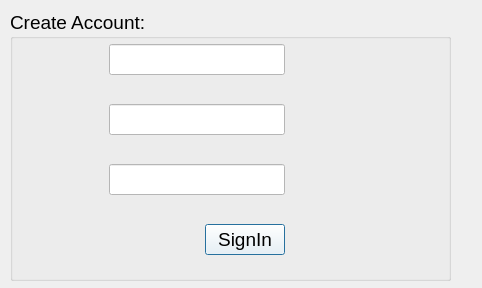
<?xml version="1.0" encoding="UTF-8"?>
<ui version="4.0">
 <class>popupwindowSignIn</class>
 <widget class="QDialog" name="popupwindowSignIn">
  <property name="geometry">
   <rect>
    <x>0</x>
    <y>0</y>
    <width>482</width>
    <height>288</height>
   </rect>
  </property>
  <property name="minimumSize">
   <size>
    <width>0</width>
    <height>0</height>
   </size>
  </property>
  <property name="maximumSize">
   <size>
    <width>482</width>
    <height>288</height>
   </size>
  </property>
  <property name="sizeIncrement">
   <size>
    <width>488</width>
    <height>288</height>
   </size>
  </property>
  <property name="windowTitle">
   <string>Dialog</string>
  </property>
  <widget class="QGroupBox" name="groupBox">
   <property name="geometry">
    <rect>
     <x>10</x>
     <y>10</y>
     <width>441</width>
     <height>271</height>
    </rect>
   </property>
   <property name="font">
    <font>
     <family>MS Shell Dlg 2</family>
     <pointsize>14</pointsize>
     <weight>50</weight>
     <italic>false</italic>
     <bold>false</bold>
    </font>
   </property>
   <property name="styleSheet">
    <string notr="true">font: 75 9pt &quot;MS Shell Dlg 2&quot;;
font: 14pt &quot;MS Shell Dlg 2&quot;;</string>
   </property>
   <property name="title">
    <string>Create Account:</string>
   </property>
   <widget class="QWidget" name="">
    <property name="geometry">
     <rect>
      <x>14</x>
      <y>34</y>
      <width>261</width>
      <height>211</height>
     </rect>
    </property>
    <layout class="QVBoxLayout" name="verticalLayout">
     <item>
      <layout class="QHBoxLayout" name="horizontalLayout">
       <item>
        <widget class="QLabel" name="label">
         <property name="text">
          <string/>
         </property>
        </widget>
       </item>
       <item>
        <spacer name="horizontalSpacer">
         <property name="orientation">
          <enum>Qt::Horizontal</enum>
         </property>
         <property name="sizeHint" stdset="0">
          <size>
           <width>18</width>
           <height>20</height>
          </size>
         </property>
        </spacer>
       </item>
       <item>
        <widget class="QLineEdit" name="lineEdit">
         <property name="styleSheet">
          <string notr="true">background-color: rgb(255, 255, 255);
font: 8pt &quot;MS Shell Dlg 2&quot;;</string>
         </property>
        </widget>
       </item>
      </layout>
     </item>
     <item>
      <spacer name="verticalSpacer_3">
       <property name="orientation">
        <enum>Qt::Vertical</enum>
       </property>
       <property name="sizeHint" stdset="0">
        <size>
         <width>20</width>
         <height>18</height>
        </size>
       </property>
      </spacer>
     </item>
     <item>
      <layout class="QHBoxLayout" name="horizontalLayout_2">
       <item>
        <widget class="QLabel" name="label_2">
         <property name="text">
          <string/>
         </property>
        </widget>
       </item>
       <item>
        <spacer name="horizontalSpacer_2">
         <property name="orientation">
          <enum>Qt::Horizontal</enum>
         </property>
         <property name="sizeHint" stdset="0">
          <size>
           <width>18</width>
           <height>20</height>
          </size>
         </property>
        </spacer>
       </item>
       <item>
        <widget class="QLineEdit" name="lineEdit_2">
         <property name="styleSheet">
          <string notr="true">background-color: rgb(255, 255, 255);
font: 8pt &quot;MS Shell Dlg 2&quot;;</string>
         </property>
         <property name="echoMode">
          <enum>QLineEdit::Password</enum>
         </property>
        </widget>
       </item>
      </layout>
     </item>
     <item>
      <spacer name="verticalSpacer_2">
       <property name="orientation">
        <enum>Qt::Vertical</enum>
       </property>
       <property name="sizeHint" stdset="0">
        <size>
         <width>20</width>
         <height>18</height>
        </size>
       </property>
      </spacer>
     </item>
     <item>
      <layout class="QHBoxLayout" name="horizontalLayout_3">
       <item>
        <widget class="QLabel" name="label_3">
         <property name="text">
          <string/>
         </property>
        </widget>
       </item>
       <item>
        <spacer name="horizontalSpacer_3">
         <property name="orientation">
          <enum>Qt::Horizontal</enum>
         </property>
         <property name="sizeHint" stdset="0">
          <size>
           <width>18</width>
           <height>20</height>
          </size>
         </property>
        </spacer>
       </item>
       <item>
        <widget class="QLineEdit" name="lineEdit_3">
         <property name="styleSheet">
          <string notr="true">background-color: rgb(255, 255, 255);
font: 8pt &quot;MS Shell Dlg 2&quot;;</string>
         </property>
         <property name="echoMode">
          <enum>QLineEdit::Password</enum>
         </property>
        </widget>
       </item>
      </layout>
     </item>
     <item>
      <spacer name="verticalSpacer">
       <property name="orientation">
        <enum>Qt::Vertical</enum>
       </property>
       <property name="sizeHint" stdset="0">
        <size>
         <width>20</width>
         <height>18</height>
        </size>
       </property>
      </spacer>
     </item>
     <item>
      <layout class="QHBoxLayout" name="horizontalLayout_4">
       <item>
        <spacer name="horizontalSpacer_4">
         <property name="orientation">
          <enum>Qt::Horizontal</enum>
         </property>
         <property name="sizeHint" stdset="0">
          <size>
           <width>40</width>
           <height>20</height>
          </size>
         </property>
        </spacer>
       </item>
       <item>
        <widget class="QPushButton" name="pushButton">
         <property name="styleSheet">
          <string notr="true">background-color: rgb(255, 255, 255);</string>
         </property>
         <property name="text">
          <string>SignIn</string>
         </property>
        </widget>
       </item>
      </layout>
     </item>
    </layout>
   </widget>
  </widget>
 </widget>
 <resources/>
 <connections/>
</ui>
